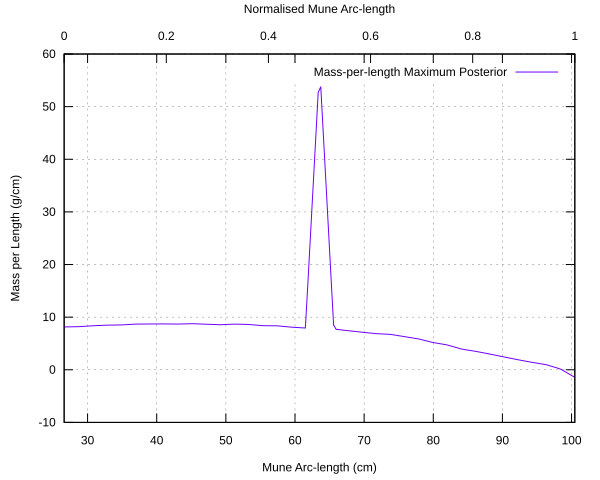

Recreate this plot in gnuplot.
set datafile separator ','
set key autotitle columnhead
set xrange [26.60989341307744:100.473414986059]
set xlabel "Mune Arc-length (cm)"
set x2tics
set x2tics nomirror
set x2range [0:1]
set x2label "Normalised Mune Arc-length"
set ylabel "Mass per Length (g/cm)"
set grid
set terminal svg
set output "/Users/gvn/Documents/Entrolution/Development/BayKen/src/main/results/Pony/99aa5100ef15cb8f9e2357c7a9633a1cd4d8edf5cdc08b4647f9d179/51677cd765dd0c2c7683b1fdda1cda6009450a7537a0cddb2a4577cb/results/profile_data__mass_per_length_maximum_posterior.svg"
p "/Users/gvn/Documents/Entrolution/Development/BayKen/src/main/results/Pony/99aa5100ef15cb8f9e2357c7a9633a1cd4d8edf5cdc08b4647f9d179/51677cd765dd0c2c7683b1fdda1cda6009450a7537a0cddb2a4577cb/results/profile_data.csv" using 1:8 w l lt rgb "#6F00FF"
